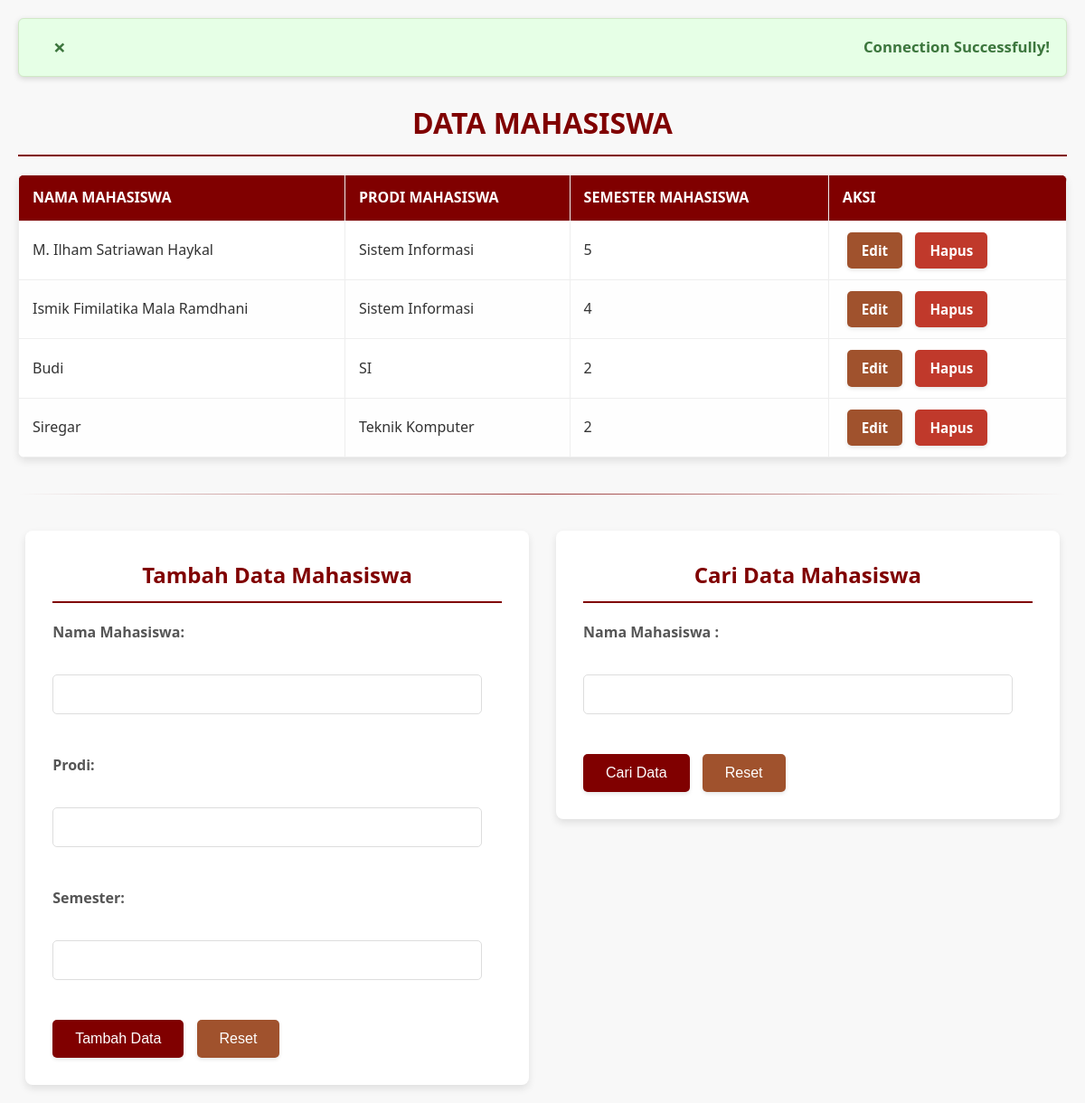
The page / on the database its author committed.
### tables this page shows
CREATE TABLE `tb_mahasiswa` (
  `id_mahasiswa` int NOT NULL,
  `nama_mahasiswa` varchar(30) NOT NULL,
  `prodi_mahasiswa` varchar(30) NOT NULL,
  `semester_mahasiswa` int NOT NULL
);

### index.php (the view, shortened to what this page needs)
<!DOCTYPE html>
<html lang="en">
<head>
    <link rel="stylesheet" href="style.css">
</head>
<body>
    <?php
    include 'koneksi.php';
    $displayMessage = '';
    $messageType = '';
    if (isset($_SESSION['message'])) {
        $displayMessage = htmlspecialchars($_SESSION['message']);
        $messageType = htmlspecialchars($_SESSION['message_type'] ?? 'info');
    }
    else if (isset($_GET['message'])) {
        $displayMessage = htmlspecialchars($_GET['message']);
        $messageType = strpos($displayMessage, 'Error') !== false ? 'error' : 'success';
    }
    if (!empty($displayMessage)) {
        echo "<div id='statusMessage' class='message {$messageType}'>";
        echo "<span class='closebtn' onclick='this.parentElement.style.display=\"none\";'>&times;</span>";
        echo $displayMessage;
        echo "</div>";
    }
    $hasil = mysqli_query($connection, "SELECT * FROM tb_mahasiswa");
    echo "<h1>DATA MAHASISWA</h1>";
    if (mysqli_num_rows($hasil) > 0) {
        echo "<table>";
        echo "<thead>";
        echo "<tr>";
        echo "<th>Nama Mahasiswa</th>";
        echo "<th>Prodi Mahasiswa</th>";
        echo "<th>Semester Mahasiswa</th>";
        echo "<th>Aksi</th>";
        echo "</tr>";
        echo "</thead>";
        echo "<tbody>";
        while ($data = mysqli_fetch_array($hasil)){
            echo "<tr>";
            echo "<td>" . $data['nama_mahasiswa'] . "</td>";
            echo "<td>" . $data['prodi_mahasiswa'] . "</td>";
            echo "<td>" . $data['semester_mahasiswa'] . "</td>";
            echo "<td>";
            echo "<a href='update.php?id=" . $data['id_mahasiswa'] . "' class='btn btn-edit'>Edit</a> ";
            echo "<a href='delete.php?id=" . $data['id_mahasiswa'] . "' class='btn btn-delete' onclick=\"return confirm('Anda yakin ingin menghapus data ini?');\">Hapus</a>";
            echo "</td>";
            echo "</tr>";
        }
        echo "</tbody>";
        echo "</table>";
    } else {
        echo "<p>Tidak ada data mahasiswa.</p>";
    }
    ?>
    <hr>
    <div class="forms-container">
        <div class="form-section">
            <h2>Tambah Data Mahasiswa</h2>
            <form action="tambah.php" method="post">
                <label for="nama_mahasiswa">Nama Mahasiswa: </label><br>
                <input type="text" id="nama_mahasiswa" name="nama_mahasiswa" required><br><br>
                <label for="prodi_mahasiswa">Prodi: </label><br>
                <input type="text" id="prodi_mahasiswa" name="prodi_mahasiswa" required><br><br>
                <label for="semester_mahasiswa">Semester: </label><br>
                <input type="text" id="semester_mahasiswa" name="semester_mahasiswa" required><br><br>
                <input type="submit" value="Tambah Data">
                <input type="reset" value="Reset">
            </form>
        </div>
        <div class="form-section">
            <h2>Cari Data Mahasiswa</h2>
            <form action="cari.php" method="POST">
                <label for="nama_mahasiswa_cari">Nama Mahasiswa :</label><br>
                <input type="text" id="nama_mahasiswa_cari" name="nama_mahasiswa" required><br><br>
                <input type="submit" value="Cari Data">
                <input type="reset" value="Reset">
            </form>
        </div>
    </div>
</body>
</html>

### style.css (style rules this page uses)
body { font-family: 'Segoe UI', Tahoma, Geneva, Verdana, sans-serif; background-color: #f8f8f8; margin: 20px; padding: 0; color: #333; line-height: 1.6; }
h1, h2 { color: #800000; border-bottom: 2px solid #800000; padding-bottom: 10px; margin-bottom: 20px; text-align: center; font-weight: 600; }
table { width: 100%; border-collapse: collapse; margin-bottom: 30px; box-shadow: 0 4px 8px rgba(0, 0, 0, 0.1); background-color: #fff; border-radius: 8px; overflow: hidden; }
th, td { border: 1px solid #eee; padding: 12px 15px; text-align: left; }
th { background-color: #800000; color: white; font-weight: bold; text-transform: uppercase; }
tr:nth-child(even) { background-color: #fefefe; }
.btn { display: inline-block; padding: 8px 16px; border-radius: 5px; text-decoration: none; font-weight: bold; text-align: center; transition: background-color 0.3s ease, color 0.3s ease, box-shadow 0.3s ease; margin: 0 5px; white-space: nowrap; font-size: 0.95em; box-shadow: 0 2px 4px rgba(0, 0, 0, 0.1); }
.btn-edit { background-color: #a0522d; color: white; border: none; }
.btn-delete { background-color: #c0392b; color: white; border: none; }
a { color: #800000; text-decoration: none; transition: color 0.3s ease; }
.forms-container { display: flex; gap: 30px; flex-wrap: wrap; margin-top: 30px; justify-content: center; align-items: flex-start; }
.form-section { background-color: #fff; padding: 30px; border-radius: 8px; box-shadow: 0 4px 8px rgba(0, 0, 0, 0.1); flex: 1; min-width: 320px; max-width: 48%; box-sizing: border-box; }
.form-section h2 { margin-top: 0; text-align: center; color: #800000; }
form label { display: block; margin-bottom: 8px; font-weight: bold; color: #555; }
form input[type="text"], form input[type="number"] { width: calc(100% - 22px); padding: 12px; margin-bottom: 18px; border: 1px solid #ddd; border-radius: 5px; box-sizing: border-box; font-size: 1em; }
form input[type="submit"], form input[type="reset"], form input[type="button"] { background-color: #800000; color: white; padding: 12px 25px; border: none; border-radius: 5px; cursor: pointer; font-size: 1em; transition: background-color 0.3s ease, box-shadow 0.3s ease; margin-right: 10px; box-shadow: 0 2px 4px rgba(0, 0, 0, 0.1); }
form input[type="reset"], form input[type="button"] { background-color: #a0522d; }
hr { border: 0; height: 1px; background-image: linear-gradient(to right, rgba(128, 0, 0, 0), rgba(128, 0, 0, 0.75), rgba(128, 0, 0, 0)); margin: 40px 0; }
.message { padding: 18px; margin-bottom: 25px; border-radius: 6px; font-weight: bold; position: relative; display: flex; align-items: center; justify-content: space-between; box-shadow: 0 2px 6px rgba(0, 0, 0, 0.15); animation: fadeIn 0.6s ease-out; font-size: 1.05em; }
.success { background-color: #e6ffe6; color: #3c763d; border: 1px solid #d0e9c6; }
.closebtn { margin-left: 20px; color: inherit; font-weight: bold; font-size: 24px; line-height: 1; cursor: pointer; transition: 0.3s; }

### rows shown on the page
tb_mahasiswa: nama_mahasiswa "M. Ilham Satriawan Haykal", prodi_mahasiswa "Sistem Informasi", semester_mahasiswa "5"
tb_mahasiswa: nama_mahasiswa "Ismik Fimilatika Mala Ramdhani", prodi_mahasiswa "Sistem Informasi", semester_mahasiswa "4"
tb_mahasiswa: nama_mahasiswa "Budi", prodi_mahasiswa "SI", semester_mahasiswa "2"
tb_mahasiswa: nama_mahasiswa "Siregar", prodi_mahasiswa "Teknik Komputer", semester_mahasiswa "2"

### other values the page prints
$displayMessage "Connection Successfully!"
